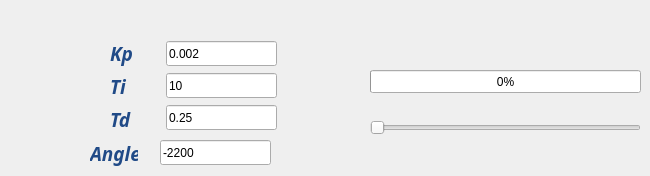
   <widget class="QWidget" name="tab_4">
    <attribute name="title">
     <string>OneComPID</string>
    </attribute>
    <widget class="QLabel" name="label_43">
     <property name="geometry">
      <rect>
       <x>110</x>
       <y>106</y>
       <width>26</width>
       <height>27</height>
      </rect>
     </property>
     <property name="palette">
      <palette>
       <active>
        <colorrole role="WindowText">
         <brush brushstyle="SolidPattern">
          <color alpha="255">
           <red>32</red>
           <green>74</green>
           <blue>135</blue>
          </color>
         </brush>
        </colorrole>
       </active>
       <inactive>
        <colorrole role="WindowText">
         <brush brushstyle="SolidPattern">
          <color alpha="255">
           <red>32</red>
           <green>74</green>
           <blue>135</blue>
          </color>
         </brush>
        </colorrole>
       </inactive>
       <disabled>
        <colorrole role="WindowText">
         <brush brushstyle="SolidPattern">
          <color alpha="255">
           <red>190</red>
           <green>190</green>
           <blue>190</blue>
          </color>
         </brush>
        </colorrole>
       </disabled>
      </palette>
     </property>
     <property name="font">
      <font>
       <family>Yrsa</family>
       <pointsize>14</pointsize>
       <weight>75</weight>
       <italic>true</italic>
       <bold>true</bold>
      </font>
     </property>
     <property name="text">
      <string>Td</string>
     </property>
    </widget>
    <widget class="QLineEdit" name="lineEdit_Kpc">
     <property name="geometry">
      <rect>
       <x>166</x>
       <y>41</y>
       <width>111</width>
       <height>25</height>
      </rect>
     </property>
     <property name="text">
      <string>0.002</string>
     </property>
    </widget>
    <widget class="QLabel" name="label_44">
     <property name="geometry">
      <rect>
       <x>110</x>
       <y>73</y>
       <width>22</width>
       <height>27</height>
      </rect>
     </property>
     <property name="palette">
      <palette>
       <active>
        <colorrole role="WindowText">
         <brush brushstyle="SolidPattern">
          <color alpha="255">
           <red>32</red>
           <green>74</green>
           <blue>135</blue>
          </color>
         </brush>
        </colorrole>
       </active>
       <inactive>
        <colorrole role="WindowText">
         <brush brushstyle="SolidPattern">
          <color alpha="255">
           <red>32</red>
           <green>74</green>
           <blue>135</blue>
          </color>
         </brush>
        </colorrole>
       </inactive>
       <disabled>
        <colorrole role="WindowText">
         <brush brushstyle="SolidPattern">
          <color alpha="255">
           <red>190</red>
           <green>190</green>
           <blue>190</blue>
          </color>
         </brush>
        </colorrole>
       </disabled>
      </palette>
     </property>
     <property name="font">
      <font>
       <family>Yrsa</family>
       <pointsize>14</pointsize>
       <weight>75</weight>
       <italic>true</italic>
       <bold>true</bold>
      </font>
     </property>
     <property name="text">
      <string>Ti</string>
     </property>
    </widget>
    <widget class="QLineEdit" name="lineEdit_Kdc">
     <property name="geometry">
      <rect>
       <x>166</x>
       <y>105</y>
       <width>111</width>
       <height>25</height>
      </rect>
     </property>
     <property name="text">
      <string>0.25</string>
     </property>
    </widget>
    <widget class="QLineEdit" name="lineEdit_Kic">
     <property name="geometry">
      <rect>
       <x>166</x>
       <y>73</y>
       <width>111</width>
       <height>25</height>
      </rect>
     </property>
     <property name="text">
      <string>10</string>
     </property>
    </widget>
    <widget class="QLabel" name="label_45">
     <property name="geometry">
      <rect>
       <x>110</x>
       <y>40</y>
       <width>25</width>
       <height>27</height>
      </rect>
     </property>
     <property name="palette">
      <palette>
       <active>
        <colorrole role="WindowText">
         <brush brushstyle="SolidPattern">
          <color alpha="255">
           <red>32</red>
           <green>74</green>
           <blue>135</blue>
          </color>
         </brush>
        </colorrole>
       </active>
       <inactive>
        <colorrole role="WindowText">
         <brush brushstyle="SolidPattern">
          <color alpha="255">
           <red>32</red>
           <green>74</green>
           <blue>135</blue>
          </color>
         </brush>
        </colorrole>
       </inactive>
       <disabled>
        <colorrole role="WindowText">
         <brush brushstyle="SolidPattern">
          <color alpha="255">
           <red>190</red>
           <green>190</green>
           <blue>190</blue>
          </color>
         </brush>
        </colorrole>
       </disabled>
      </palette>
     </property>
     <property name="font">
      <font>
       <family>Yrsa</family>
       <pointsize>14</pointsize>
       <weight>75</weight>
       <italic>true</italic>
       <bold>true</bold>
      </font>
     </property>
     <property name="text">
      <string>Kp</string>
     </property>
    </widget>
    <widget class="QLineEdit" name="lineEdit_angle_c">
     <property name="geometry">
      <rect>
       <x>160</x>
       <y>140</y>
       <width>111</width>
       <height>25</height>
      </rect>
     </property>
     <property name="text">
      <string>-2200</string>
     </property>
    </widget>
    <widget class="QLabel" name="label_46">
     <property name="geometry">
      <rect>
       <x>90</x>
       <y>140</y>
       <width>48</width>
       <height>27</height>
      </rect>
     </property>
     <property name="palette">
      <palette>
       <active>
        <colorrole role="WindowText">
         <brush brushstyle="SolidPattern">
          <color alpha="255">
           <red>32</red>
           <green>74</green>
           <blue>135</blue>
          </color>
         </brush>
        </colorrole>
       </active>
       <inactive>
        <colorrole role="WindowText">
         <brush brushstyle="SolidPattern">
          <color alpha="255">
           <red>32</red>
           <green>74</green>
           <blue>135</blue>
          </color>
         </brush>
        </colorrole>
       </inactive>
       <disabled>
        <colorrole role="WindowText">
         <brush brushstyle="SolidPattern">
          <color alpha="255">
           <red>190</red>
           <green>190</green>
           <blue>190</blue>
          </color>
         </brush>
        </colorrole>
       </disabled>
      </palette>
     </property>
     <property name="font">
      <font>
       <family>Yrsa</family>
       <pointsize>14</pointsize>
       <weight>75</weight>
       <italic>true</italic>
       <bold>true</bold>
      </font>
     </property>
     <property name="text">
      <string>Angle</string>
     </property>
    </widget>
    <widget class="QSlider" name="horizontalSlider_7">
     <property name="geometry">
      <rect>
       <x>370</x>
       <y>120</y>
       <width>271</width>
       <height>16</height>
      </rect>
     </property>
     <property name="minimum">
      <number>1000</number>
     </property>
     <property name="maximum">
      <number>2000</number>
     </property>
     <property name="orientation">
      <enum>Qt::Horizontal</enum>
     </property>
    </widget>
    <widget class="QProgressBar" name="progressBar_7">
     <property name="geometry">
      <rect>
       <x>370</x>
       <y>70</y>
       <width>271</width>
       <height>23</height>
      </rect>
     </property>
     <property name="minimum">
      <number>1000</number>
     </property>
     <property name="maximum">
      <number>2000</number>
     </property>
     <property name="value">
      <number>1000</number>
     </property>
    </widget>
   </widget>
